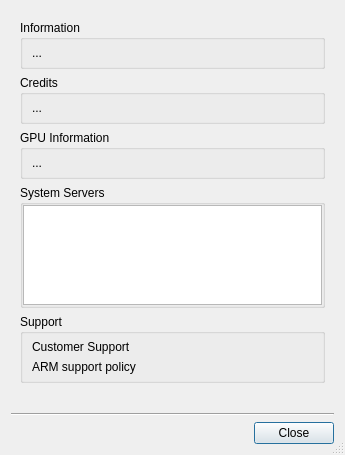
<?xml version="1.0" encoding="UTF-8"?>
<ui version="4.0">
 <class>AboutDialog</class>
 <widget class="QDialog" name="AboutDialog">
  <property name="geometry">
   <rect>
    <x>0</x>
    <y>0</y>
    <width>345</width>
    <height>423</height>
   </rect>
  </property>
  <property name="sizePolicy">
   <sizepolicy hsizetype="Preferred" vsizetype="Preferred">
    <horstretch>0</horstretch>
    <verstretch>0</verstretch>
   </sizepolicy>
  </property>
  <property name="windowTitle">
   <string>About</string>
  </property>
  <property name="sizeGripEnabled">
   <bool>true</bool>
  </property>
  <layout class="QVBoxLayout" name="verticalLayout">
   <item>
    <widget class="QWidget" name="widget" native="true">
     <layout class="QVBoxLayout" name="verticalLayout_7" stretch="0,0,0,1,0,0">
      <property name="bottomMargin">
       <number>24</number>
      </property>
      <item>
       <widget class="QGroupBox" name="informationGroupBox">
        <property name="sizePolicy">
         <sizepolicy hsizetype="Preferred" vsizetype="Fixed">
          <horstretch>0</horstretch>
          <verstretch>0</verstretch>
         </sizepolicy>
        </property>
        <property name="title">
         <string>Information</string>
        </property>
        <property name="flat">
         <bool>true</bool>
        </property>
        <layout class="QVBoxLayout" name="verticalLayout_2">
         <property name="topMargin">
          <number>6</number>
         </property>
         <property name="bottomMargin">
          <number>6</number>
         </property>
         <item>
          <widget class="QLabel" name="versionLabel">
           <property name="sizePolicy">
            <sizepolicy hsizetype="Preferred" vsizetype="Fixed">
             <horstretch>0</horstretch>
             <verstretch>0</verstretch>
            </sizepolicy>
           </property>
           <property name="text">
            <string notr="true">...</string>
           </property>
           <property name="alignment">
            <set>Qt::AlignLeading|Qt::AlignLeft|Qt::AlignTop</set>
           </property>
          </widget>
         </item>
        </layout>
       </widget>
      </item>
      <item>
       <widget class="QGroupBox" name="creditsGroupBox">
        <property name="sizePolicy">
         <sizepolicy hsizetype="Preferred" vsizetype="Fixed">
          <horstretch>0</horstretch>
          <verstretch>0</verstretch>
         </sizepolicy>
        </property>
        <property name="title">
         <string>Credits</string>
        </property>
        <property name="flat">
         <bool>true</bool>
        </property>
        <layout class="QVBoxLayout" name="verticalLayout_3">
         <property name="topMargin">
          <number>6</number>
         </property>
         <property name="bottomMargin">
          <number>6</number>
         </property>
         <item>
          <widget class="QLabel" name="creditsLabel">
           <property name="sizePolicy">
            <sizepolicy hsizetype="Preferred" vsizetype="Fixed">
             <horstretch>0</horstretch>
             <verstretch>0</verstretch>
            </sizepolicy>
           </property>
           <property name="text">
            <string notr="true">...</string>
           </property>
           <property name="alignment">
            <set>Qt::AlignLeading|Qt::AlignLeft|Qt::AlignTop</set>
           </property>
          </widget>
         </item>
        </layout>
       </widget>
      </item>
      <item>
       <widget class="QGroupBox" name="gpuGroupBox">
        <property name="sizePolicy">
         <sizepolicy hsizetype="Preferred" vsizetype="Fixed">
          <horstretch>0</horstretch>
          <verstretch>0</verstretch>
         </sizepolicy>
        </property>
        <property name="title">
         <string>GPU Information</string>
        </property>
        <property name="flat">
         <bool>true</bool>
        </property>
        <layout class="QVBoxLayout" name="verticalLayout_4">
         <property name="topMargin">
          <number>6</number>
         </property>
         <property name="bottomMargin">
          <number>6</number>
         </property>
         <item>
          <widget class="QLabel" name="gpuLabel">
           <property name="sizePolicy">
            <sizepolicy hsizetype="Preferred" vsizetype="Fixed">
             <horstretch>0</horstretch>
             <verstretch>0</verstretch>
            </sizepolicy>
           </property>
           <property name="text">
            <string notr="true">...</string>
           </property>
           <property name="alignment">
            <set>Qt::AlignLeading|Qt::AlignLeft|Qt::AlignTop</set>
           </property>
          </widget>
         </item>
        </layout>
       </widget>
      </item>
      <item>
       <widget class="QGroupBox" name="serversGroupBox">
        <property name="sizePolicy">
         <sizepolicy hsizetype="Preferred" vsizetype="Preferred">
          <horstretch>0</horstretch>
          <verstretch>0</verstretch>
         </sizepolicy>
        </property>
        <property name="title">
         <string>System Servers</string>
        </property>
        <property name="flat">
         <bool>true</bool>
        </property>
        <layout class="QVBoxLayout" name="verticalLayout_5">
         <property name="leftMargin">
          <number>0</number>
         </property>
         <property name="topMargin">
          <number>0</number>
         </property>
         <property name="rightMargin">
          <number>0</number>
         </property>
         <property name="bottomMargin">
          <number>0</number>
         </property>
         <item>
          <widget class="QTableView" name="servers">
           <property name="sizePolicy">
            <sizepolicy hsizetype="Preferred" vsizetype="Preferred">
             <horstretch>0</horstretch>
             <verstretch>0</verstretch>
            </sizepolicy>
           </property>
           <property name="minimumSize">
            <size>
             <width>0</width>
             <height>100</height>
            </size>
           </property>
           <property name="editTriggers">
            <set>QAbstractItemView::NoEditTriggers</set>
           </property>
           <property name="selectionMode">
            <enum>QAbstractItemView::NoSelection</enum>
           </property>
           <property name="showGrid">
            <bool>false</bool>
           </property>
           <attribute name="horizontalHeaderVisible">
            <bool>false</bool>
           </attribute>
           <attribute name="verticalHeaderVisible">
            <bool>false</bool>
           </attribute>
           <attribute name="verticalHeaderDefaultSectionSize">
            <number>20</number>
           </attribute>
           <attribute name="verticalHeaderMinimumSectionSize">
            <number>20</number>
           </attribute>
          </widget>
         </item>
        </layout>
       </widget>
      </item>
      <item>
       <widget class="QGroupBox" name="supportGroupBox">
        <property name="sizePolicy">
         <sizepolicy hsizetype="Preferred" vsizetype="Fixed">
          <horstretch>0</horstretch>
          <verstretch>0</verstretch>
         </sizepolicy>
        </property>
        <property name="title">
         <string>Support</string>
        </property>
        <property name="flat">
         <bool>true</bool>
        </property>
        <layout class="QFormLayout" name="formLayout">
         <property name="topMargin">
          <number>6</number>
         </property>
         <property name="bottomMargin">
          <number>6</number>
         </property>
         <item row="1" column="1">
          <widget class="QLabel" name="armSupportLabel">
           <property name="text">
            <string notr="true">&lt;ARM support placeholder&gt;</string>
           </property>
           <property name="openExternalLinks">
            <bool>true</bool>
           </property>
          </widget>
         </item>
         <item row="1" column="0">
          <widget class="QLabel" name="armSupportTitleLabel">
           <property name="text">
            <string>ARM support policy</string>
           </property>
          </widget>
         </item>
         <item row="0" column="1">
          <widget class="QLabel" name="customerSupportLabel">
           <property name="text">
            <string notr="true">&lt;Support email placeholder&gt;</string>
           </property>
           <property name="openExternalLinks">
            <bool>true</bool>
           </property>
          </widget>
         </item>
         <item row="0" column="0">
          <widget class="QLabel" name="customerSupportTitleLabel">
           <property name="text">
            <string>Customer Support</string>
           </property>
          </widget>
         </item>
        </layout>
       </widget>
      </item>
      <item>
       <spacer name="verticalSpacer">
        <property name="orientation">
         <enum>Qt::Vertical</enum>
        </property>
        <property name="sizeHint" stdset="0">
         <size>
          <width>20</width>
          <height>0</height>
         </size>
        </property>
       </spacer>
      </item>
     </layout>
    </widget>
   </item>
   <item>
    <widget class="Line" name="line">
     <property name="orientation">
      <enum>Qt::Horizontal</enum>
     </property>
    </widget>
   </item>
   <item>
    <widget class="QDialogButtonBox" name="buttonBox">
     <property name="orientation">
      <enum>Qt::Horizontal</enum>
     </property>
     <property name="standardButtons">
      <set>QDialogButtonBox::Close</set>
     </property>
    </widget>
   </item>
  </layout>
 </widget>
 <resources/>
 <connections/>
</ui>
